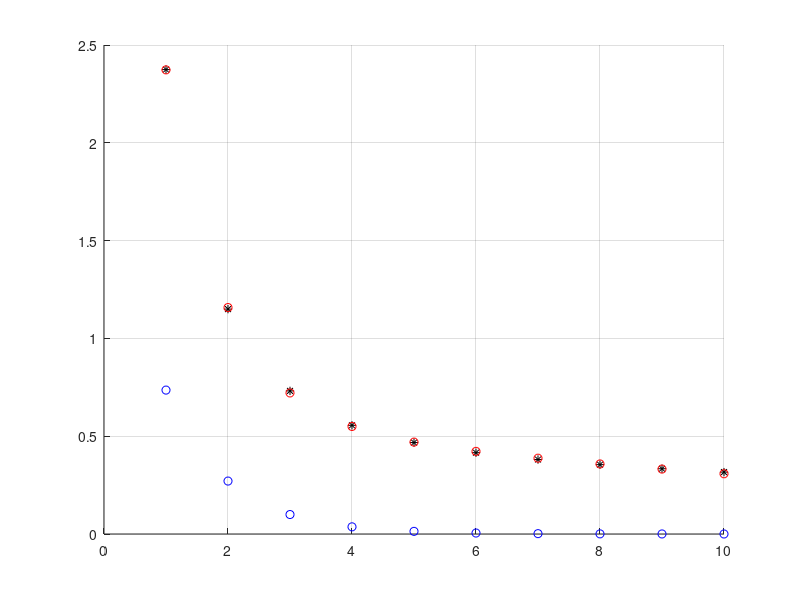

The MATLAB source for this figure:
clear;

data = [...
    1,2.3743;
    2,1.1497;
    3,0.7317;
    4,0.5556;
    5,0.4675;
    6,0.4157;
    7,0.3807;
    8,0.3546;
    9,0.3337;
    10,0.3164
    ];

t = data(:,1);
y = data(:,2);
fun = @(x) x(1) .* exp(-x(2) * t) + x(3) .* exp(-x(4) * t) - y;

lb = zeros(1,4);
ub = ones(1,4) * 10;

x0 = ones(1,4);
y0 = fun(x0) + y;

x = lsqnonlin(fun, x0, lb, ub);

figure
hold on
grid on
plot(t, y, 'k*');
plot(t, y0, 'bo');
plot(t, fun(x)+y, 'ro');